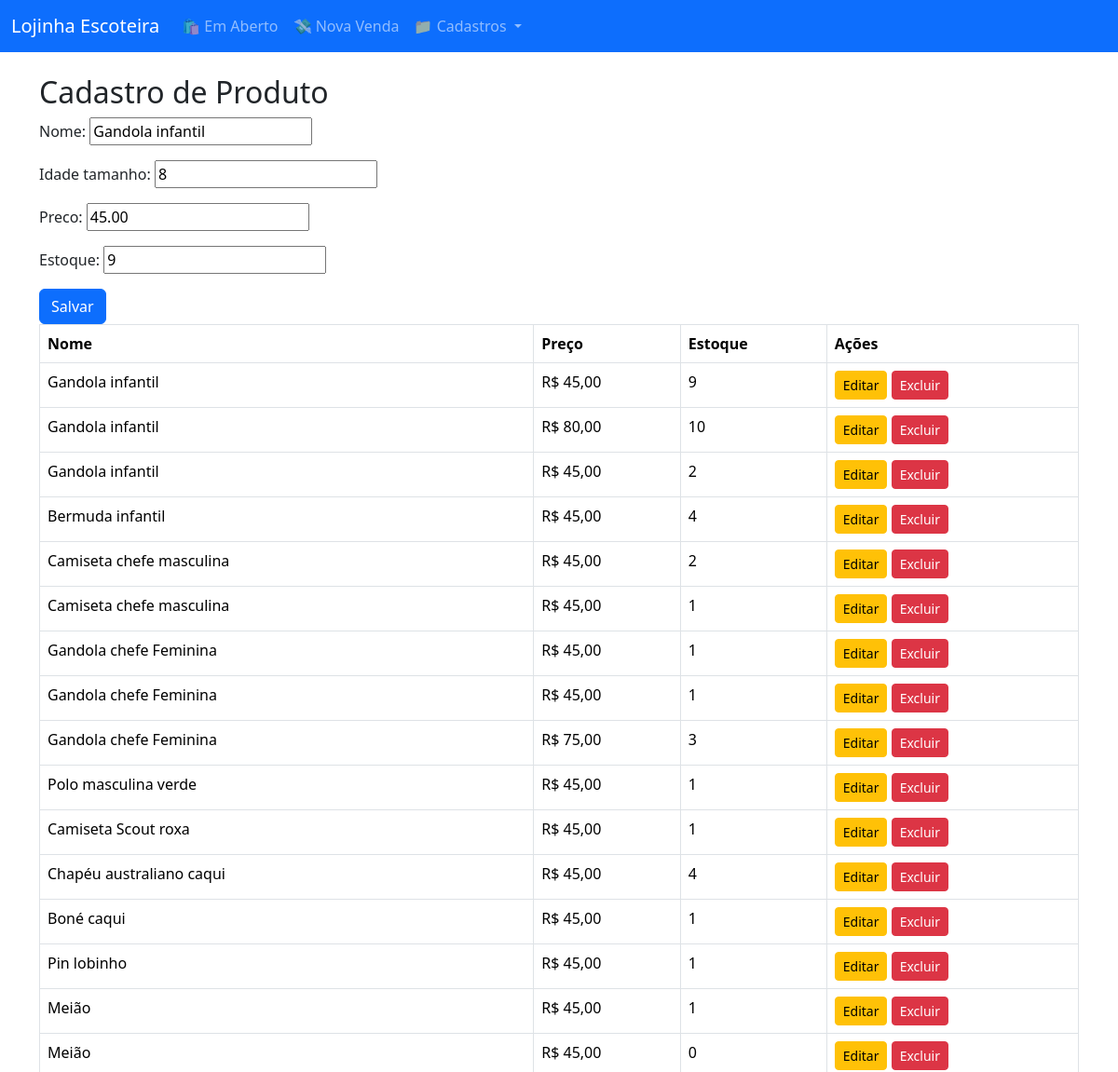
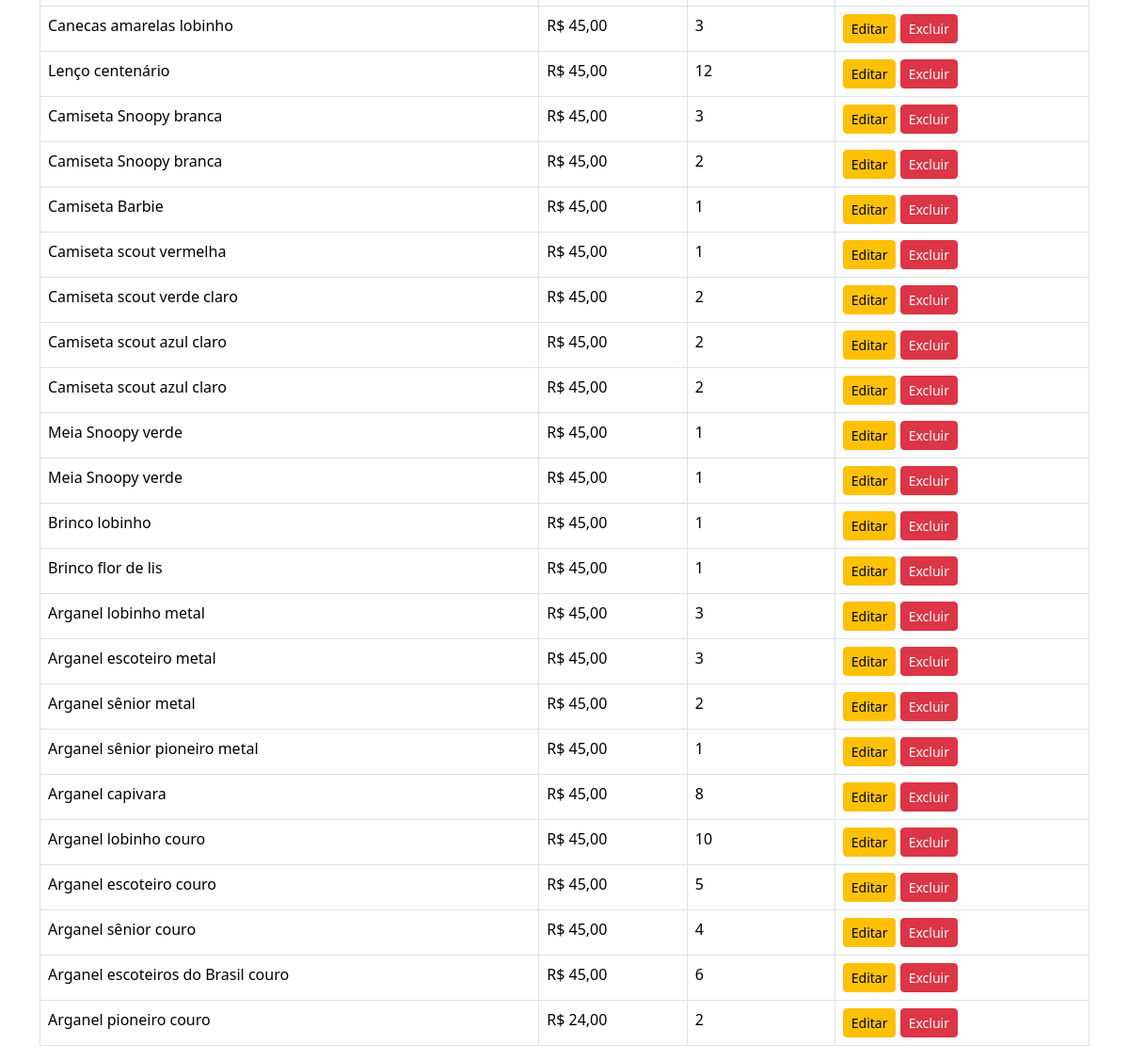
The page /produtos/1/editar/ on the database its author committed (2 pictures, top to bottom).
### lojinha/models.py (models this page shows, shortened)
class Produto(models.Model):
    nome = models.CharField(max_length=200)
    idade_tamanho=models.CharField(max_length=50,null=True, blank=True)
    preco = models.DecimalField(max_digits=10, decimal_places=2)
    estoque = models.IntegerField()

### lojinha/views.py (the view)
# urls.py: path('produtos/<int:pk>/editar/', views.editar_produto, name='editar_produto'),
def editar_produto(request, pk):
    produtos = Produto.objects.all()
    produto = get_object_or_404(Produto, pk=pk)
    if request.method == 'POST':
        form = ProdutoForm(request.POST, instance=produto)
        if form.is_valid():
            form.save()
            messages.success(request, 'Produto atualizado com sucesso!')
            return redirect('cadastrar_produto')
    else:
        form = ProdutoForm(instance=produto)
    return render(request, 'lojinha/produto_form.html', {'form': form, 'titulo': 'Editar Produto','produtos': produtos})

### lojinha/forms.py
class ProdutoForm(forms.ModelForm):
    class Meta:
        model = Produto
        fields = ['nome','idade_tamanho', 'preco', 'estoque']

### lojinha/templates/lojinha/produto_form.html (shortened to what this page needs)
{% extends 'base.html' %}
{% block content %}
<h2>Cadastro de Produto</h2>
<form method="post">
  {{ form.as_p }}
  <button type="submit" class="btn btn-primary">Salvar</button>
</form>
<table class="table table-bordered">
  <thead>
    <tr>
      <th>Nome</th>
      <th>Preço</th>
      <th>Estoque</th>
      <th>Ações</th>
    </tr>
  </thead>
  <tbody>
    {% for produto in produtos %}
    <tr>
      <td>{{ produto.nome }}</td>
      <td>R$ {{ produto.preco }}</td>
      <td>{{ produto.estoque }}</td>
      <td>
        <a href="{% url 'editar_produto' produto.pk %}" class="btn btn-sm btn-warning">Editar</a>
        <a href="{% url 'excluir_produto' produto.pk %}" class="btn btn-sm btn-danger">Excluir</a>
      </td>
    </tr>
    {% endfor %}
  </tbody>
</table>
{% endblock %}

### rows shown on the page
Produto: nome "Gandola infantil", idade_tamanho "8", preco "45.00", estoque "9", preco "45,00"
Produto: nome "Gandola infantil", preco "80,00", estoque "10"
Produto: nome "Gandola infantil", preco "45,00", estoque "2"
Produto: nome "Bermuda infantil", preco "45,00", estoque "4"
Produto: nome "Camiseta chefe masculina", preco "45,00", estoque "2"
Produto: nome "Camiseta chefe masculina", preco "45,00", estoque "1"
Produto: nome "Gandola chefe Feminina", preco "45,00", estoque "1"
Produto: nome "Gandola chefe Feminina", preco "45,00", estoque "1"
Produto: nome "Gandola chefe Feminina", preco "75,00", estoque "3"
Produto: nome "Polo masculina verde", preco "45,00", estoque "1"
Produto: nome "Camiseta Scout roxa", preco "45,00", estoque "1"
Produto: nome "Chapéu australiano caqui", preco "45,00", estoque "4"
Produto: nome "Boné caqui", preco "45,00", estoque "1"
Produto: nome "Pin lobinho", preco "45,00", estoque "1"
Produto: nome "Meião", preco "45,00", estoque "1"
Produto: nome "Meião", preco "45,00", estoque "0"
Produto: nome "Canecas amarelas lobinho", preco "45,00", estoque "3"
Produto: nome "Lenço centenário", preco "45,00", estoque "12"
Produto: nome "Camiseta Snoopy branca", preco "45,00", estoque "3"
Produto: nome "Camiseta Snoopy branca", preco "45,00", estoque "2"
Produto: nome "Camiseta Barbie", preco "45,00", estoque "1"
Produto: nome "Camiseta scout vermelha", preco "45,00", estoque "1"
Produto: nome "Camiseta scout verde claro", preco "45,00", estoque "2"
Produto: nome "Camiseta scout azul claro", preco "45,00", estoque "2"
Produto: nome "Camiseta scout azul claro", preco "45,00", estoque "2"
Produto: nome "Meia Snoopy verde", preco "45,00", estoque "1"
Produto: nome "Meia Snoopy verde", preco "45,00", estoque "1"
Produto: nome "Brinco lobinho", preco "45,00", estoque "1"
Produto: nome "Brinco flor de lis", preco "45,00", estoque "1"
Produto: nome "Arganel lobinho metal", preco "45,00", estoque "3"
Produto: nome "Arganel escoteiro metal", preco "45,00", estoque "3"
Produto: nome "Arganel sênior metal", preco "45,00", estoque "2"
Produto: nome "Arganel sênior pioneiro metal", preco "45,00", estoque "1"
Produto: nome "Arganel capivara", preco "45,00", estoque "8"
Produto: nome "Arganel lobinho couro", preco "45,00", estoque "10"
Produto: nome "Arganel escoteiro couro", preco "45,00", estoque "5"
Produto: nome "Arganel sênior couro", preco "45,00", estoque "4"
Produto: nome "Arganel escoteiros do Brasil couro", preco "45,00", estoque "6"
Produto: nome "Arganel pioneiro couro", preco "24,00", estoque "2"
